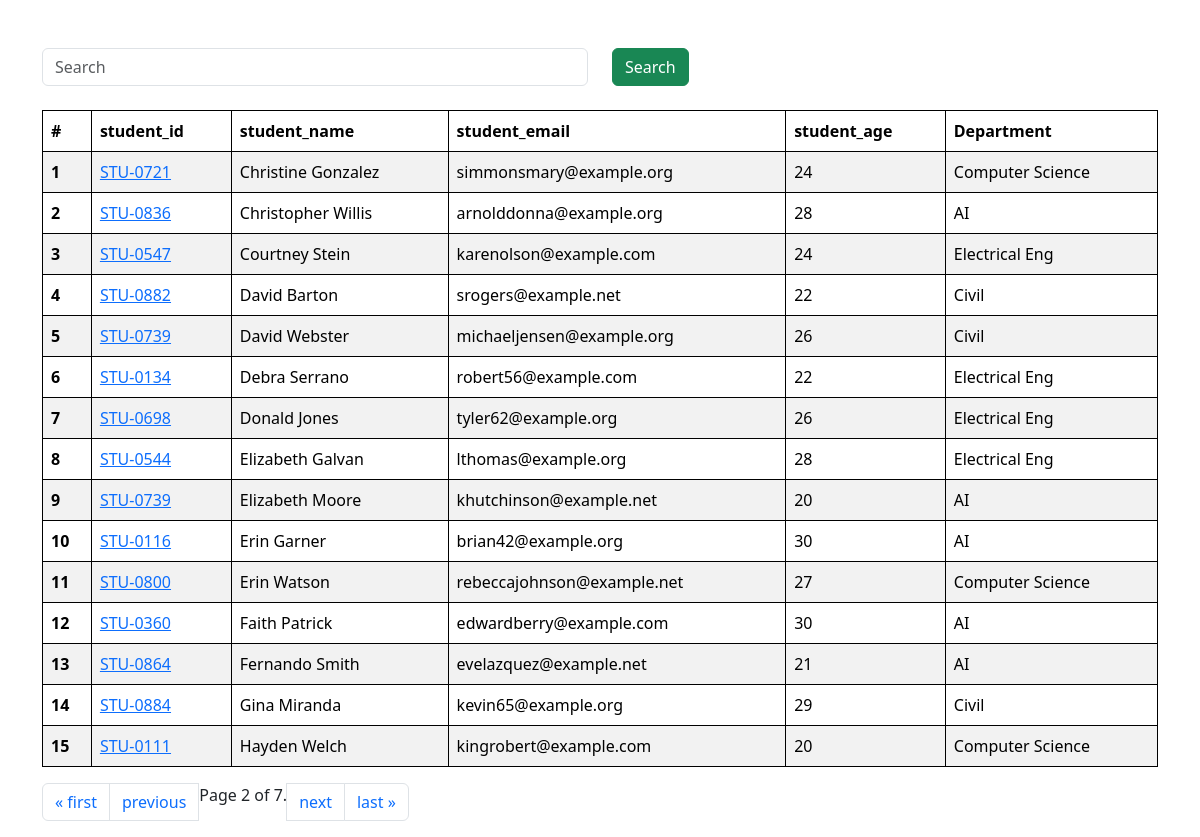
Screenshot of /students/?page=2 with the database file from the repository.
### veggie/models.py (models this page shows, shortened)
class Student(models.Model):
    department = models.ForeignKey(
        Department, related_name="depart", on_delete=models.CASCADE
    )
    student_id = models.OneToOneField(
        StudentID, related_name="studentid", on_delete=models.CASCADE
    )
    student_name = models.CharField(max_length=100)
    student_email = models.EmailField(unique=True)
    student_age = models.IntegerField(default=18)
    student_address = models.TextField()
    is_deleted = models.BooleanField(default=False)
    objects = StudentManager()
    admin_objects = models.Manager()
    class Meta:
        ordering = ["student_name"]
        verbose_name = "student"

class StudentID(models.Model):
    student_id = models.CharField(max_length=100)
    def __str__(self):
        return self.student_id

class Department(models.Model):
    department = models.CharField(max_length=50)
    class Meta:
        ordering = ["department"]

### accounts/views.py (the view, shortened to what this page needs)
# urls.py: path("students/", get_students, name="students"),
def get_students(request):
    query_set = Student.objects.all()
    paginator = Paginator(query_set, 15)
    page_number = request.GET.get("page", 1)
    page_obj = paginator.get_page(page_number)
    return render(request, "report/students.html", {"query_set": page_obj})

### veggie/models.py (called while the page is built)
    def get_queryset(self) -> models.QuerySet:
        return super().get_queryset().filter(is_deleted=False)

### accounts/templates/report/students.html (shortened to what this page needs)
<!DOCTYPE html>
<html lang="en">
<head>
    <link href="https://cdn.jsdelivr.net/npm/bootstrap@5.3.3/dist/css/bootstrap.min.css" rel="stylesheet">
</head>
<body>
    <div class='container mt-5'>
    <form class'mb-4'>
       <div class='row'>
        <div class='col-md-6'>
            <input class='form-control' name='search' placeholder='Search'>
            <br>
        </div>
        <div class='col-md-6'>
            <button class="btn btn-success">Search</button>
        </div>
        </div>
    </form>
      <table class="table table-striped">
        <thead>
          <tr>
            <th scope="col">#</th>
            <th scope="col">student_id</th>
            <th scope="col">student_name</th>
            <th scope="col">student_email</th>
            <th scope="col">student_age</th>
            <th scope="col">Department</th>
          </tr>
        </thead>
        <tbody>
            {% for student in query_set%}
          <tr>
            <th scope="row">{{forloop.counter}}</th>
            <td>
            <a href="{% url 'marks' student.student_id%}">{{student.student_id}}</a>
            </td>
            <td>{{student.student_name}}</td>
            <td>{{student.student_email}}</td>
            <td>{{student.student_age}}</td>
            <td>{{student.department.department}}</td>
          </tr>
          {% endfor %}
        </tbody>
      </table>
      <nav aria-label="Page navigation example">
        <ul class="pagination">
            {% if query_set.has_previous %}
            <li class="page-item"><a class="page-link" href="?page=1">&laquo; first</a></li>
            <li class="page-item"><a class="page-link" href="?page={{ query_set.previous_page_number }}">previous</a></li>
            {% endif %}
            <span class="current">
                Page {{ query_set.number }} of {{ query_set.paginator.num_pages }}.
            </span>
            {% if query_set.has_next %}
            <li class="page-item"><a class="page-link" href="?page={{ query_set.next_page_number }}">next</a></li>
            <li class="page-item"><a class="page-link" href="?page={{ query_set.paginator.num_pages }}">last &raquo;</a></li>
            {% endif %}
    </ul>
    </nav>
    </div>
</body>
</html>

### accounts/templates/report/students.html (style rules this page uses)
table, th, td { border: 1px solid; }

### rows the page displays
Student: student_id "STU-0721", student_name "Christine Gonzalez", student_email "simmonsmary@example.org", student_age "24", department.department "Computer Science"
Student: student_id "STU-0836", student_name "Christopher Willis", student_email "arnolddonna@example.org", student_age "28", department.department "AI"
Student: student_id "STU-0547", student_name "Courtney Stein", student_email "karenolson@example.com", student_age "24", department.department "Electrical Eng"
Student: student_id "STU-0882", student_name "David Barton", student_email "srogers@example.net", student_age "22", department.department "Civil"
Student: student_id "STU-0739", student_name "David Webster", student_email "michaeljensen@example.org", student_age "26", department.department "Civil"
Student: student_id "STU-0134", student_name "Debra Serrano", student_email "robert56@example.com", student_age "22", department.department "Electrical Eng"
Student: student_id "STU-0698", student_name "Donald Jones", student_email "tyler62@example.org", student_age "26", department.department "Electrical Eng"
Student: student_id "STU-0544", student_name "Elizabeth Galvan", student_email "lthomas@example.org", student_age "28", department.department "Electrical Eng"
Student: student_id "STU-0739", student_name "Elizabeth Moore", student_email "khutchinson@example.net", student_age "20", department.department "AI"
Student: student_id "STU-0116", student_name "Erin Garner", student_email "brian42@example.org", student_age "30", department.department "AI"
Student: student_id "STU-0800", student_name "Erin Watson", student_email "rebeccajohnson@example.net", student_age "27", department.department "Computer Science"
Student: student_id "STU-0360", student_name "Faith Patrick", student_email "edwardberry@example.com", student_age "30", department.department "AI"
Student: student_id "STU-0864", student_name "Fernando Smith", student_email "evelazquez@example.net", student_age "21", department.department "AI"
Student: student_id "STU-0884", student_name "Gina Miranda", student_email "kevin65@example.org", student_age "29", department.department "Civil"
Student: student_id "STU-0111", student_name "Hayden Welch", student_email "kingrobert@example.com", student_age "20", department.department "Computer Science"

### other values shown
{{ query_set.number }} "2"
{{ query_set.paginator.num_pages }} "7"
